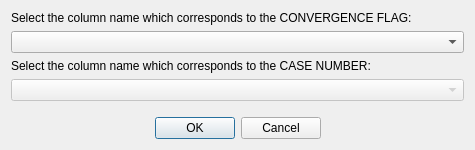
<?xml version="1.0" encoding="UTF-8"?>
<ui version="4.0">
 <class>Dialog</class>
 <widget class="QDialog" name="Dialog">
  <property name="windowModality">
   <enum>Qt::ApplicationModal</enum>
  </property>
  <property name="geometry">
   <rect>
    <x>0</x>
    <y>0</y>
    <width>475</width>
    <height>147</height>
   </rect>
  </property>
  <property name="sizePolicy">
   <sizepolicy hsizetype="Fixed" vsizetype="Fixed">
    <horstretch>0</horstretch>
    <verstretch>0</verstretch>
   </sizepolicy>
  </property>
  <property name="windowTitle">
   <string>Convergence flag selection</string>
  </property>
  <layout class="QGridLayout" name="gridLayout">
   <item row="3" column="0">
    <widget class="QComboBox" name="caseComboBox">
     <property name="enabled">
      <bool>false</bool>
     </property>
    </widget>
   </item>
   <item row="2" column="0">
    <widget class="QLabel" name="label_2">
     <property name="text">
      <string>Select the column name which corresponds to the CASE NUMBER:</string>
     </property>
    </widget>
   </item>
   <item row="0" column="0">
    <widget class="QLabel" name="label">
     <property name="text">
      <string>Select the column name which corresponds to the CONVERGENCE FLAG:</string>
     </property>
    </widget>
   </item>
   <item row="1" column="0">
    <widget class="QComboBox" name="convergenceComboBox">
     <property name="sizePolicy">
      <sizepolicy hsizetype="Preferred" vsizetype="Fixed">
       <horstretch>0</horstretch>
       <verstretch>0</verstretch>
      </sizepolicy>
     </property>
    </widget>
   </item>
   <item row="5" column="0">
    <widget class="QDialogButtonBox" name="buttonBox">
     <property name="enabled">
      <bool>true</bool>
     </property>
     <property name="orientation">
      <enum>Qt::Horizontal</enum>
     </property>
     <property name="standardButtons">
      <set>QDialogButtonBox::Cancel|QDialogButtonBox::Ok</set>
     </property>
     <property name="centerButtons">
      <bool>true</bool>
     </property>
    </widget>
   </item>
   <item row="4" column="0">
    <spacer name="verticalSpacer">
     <property name="orientation">
      <enum>Qt::Vertical</enum>
     </property>
     <property name="sizeType">
      <enum>QSizePolicy::Fixed</enum>
     </property>
     <property name="sizeHint" stdset="0">
      <size>
       <width>20</width>
       <height>10</height>
      </size>
     </property>
    </spacer>
   </item>
  </layout>
 </widget>
 <resources/>
 <connections>
  <connection>
   <sender>buttonBox</sender>
   <signal>accepted()</signal>
   <receiver>Dialog</receiver>
   <slot>accept()</slot>
   <hints>
    <hint type="sourcelabel">
     <x>248</x>
     <y>254</y>
    </hint>
    <hint type="destinationlabel">
     <x>157</x>
     <y>274</y>
    </hint>
   </hints>
  </connection>
  <connection>
   <sender>buttonBox</sender>
   <signal>rejected()</signal>
   <receiver>Dialog</receiver>
   <slot>reject()</slot>
   <hints>
    <hint type="sourcelabel">
     <x>316</x>
     <y>260</y>
    </hint>
    <hint type="destinationlabel">
     <x>286</x>
     <y>274</y>
    </hint>
   </hints>
  </connection>
 </connections>
</ui>
